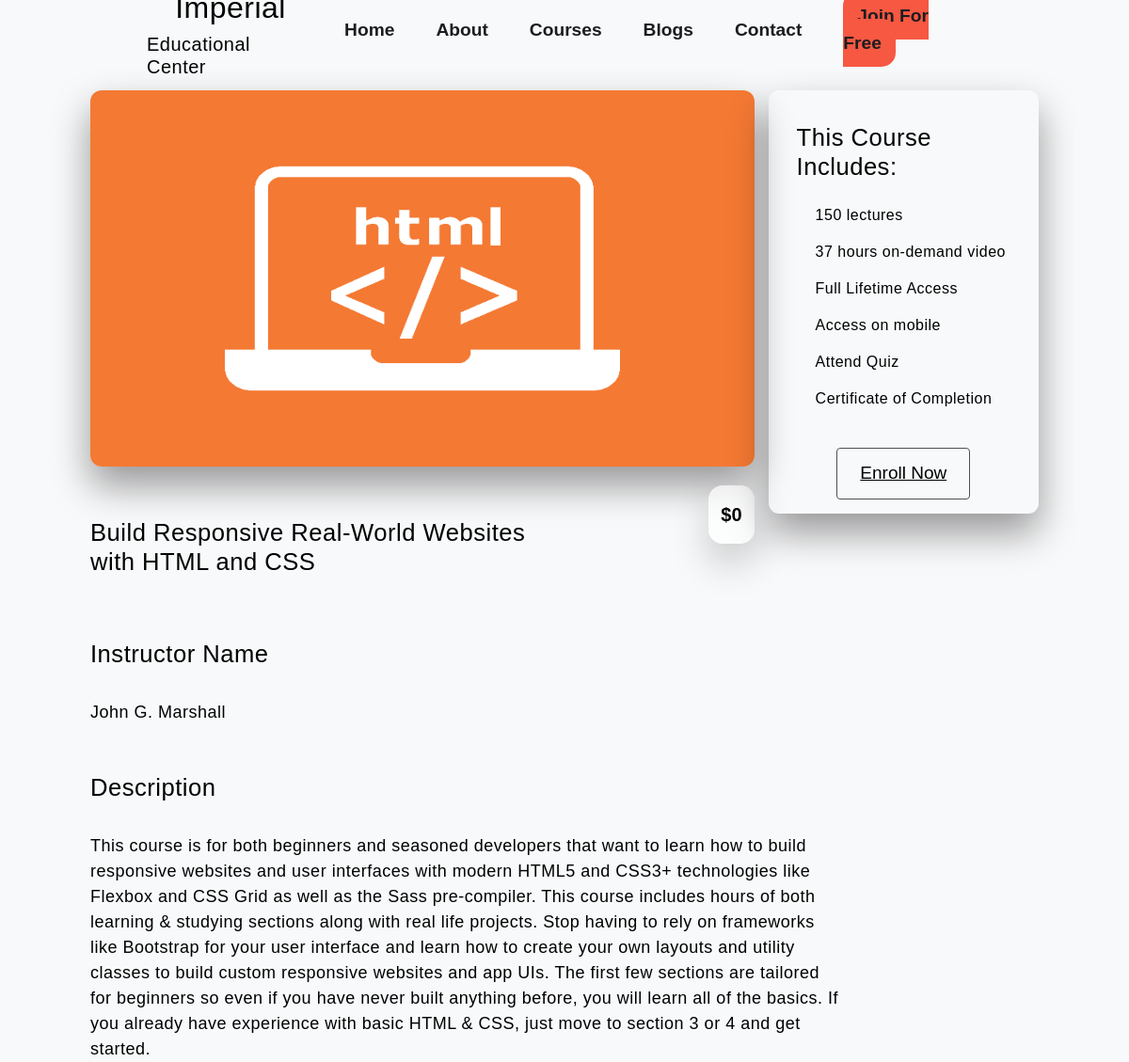
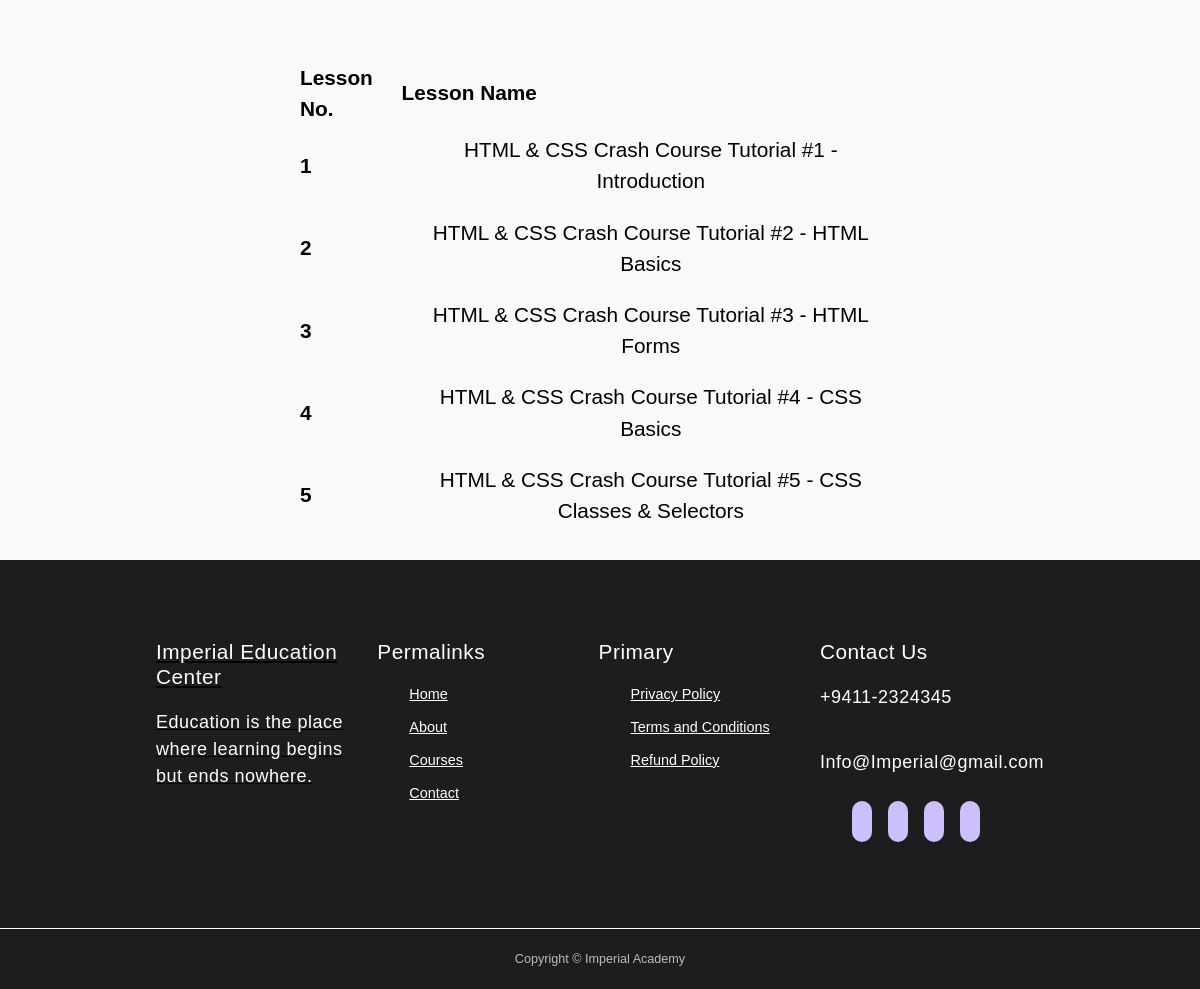
/CourseDetails.php?course_id=3, run on the app's committed database (2 pictures, top to bottom).
### tables this page shows
CREATE TABLE `course` (
  `course_id` int(11) NOT NULL,
  `course_name` text NOT NULL,
  `course_desc` text NOT NULL,
  `course_author` varchar(255) NOT NULL,
  `course_img` text NOT NULL,
  `course_duration` int(11) NOT NULL,
  `course_price` float NOT NULL,
  `course_lessons` int(11) NOT NULL
);

CREATE TABLE `lesson` (
  `lesson_id` int(11) NOT NULL,
  `lesson_name` text NOT NULL,
  `lesson_link` text NOT NULL,
  `course_id` int(11) NOT NULL,
  `course_name` text NOT NULL
);

### CourseDetails.php (the view, shortened to what this page needs)
<?php
include_once("Inc/Header.php");
include_once("DB_Files/db.php");
?>
<link rel="stylesheet" href="CSS/responsiveness.css">
<link rel="stylesheet" href="CSS/CourseDetails.css">
<section id="course-inner">
    <?php
    if (isset($_GET['course_id'])) {
        $course_id = $_GET['course_id'];
        $sql = "SELECT * FROM course WHERE course_id='$course_id'";
        $result = $conn->query($sql);
        $row = $result->fetch_assoc();
    }
    ?>
    <div class="overview">
        <img class="course-img" src="<?php echo str_replace('..', '.', $row['course_img']) ?>" alt="">
        <div class="course-head">
            <div class="c-name">
                <h3><?php echo $row['course_name'] ?></h3>
            </div>
            <span class="price">&#36;<?php echo $row['course_price'] ?></span>
        </div>
        <h3>Instructor Name</h3>
        <div class="tutor">
            <div class="tutor-dt">
                <p> <?php echo $row['course_author']  ?></p>
            </div>
        </div>
        <h3>Description</h3>
        <p class="description"> <?php echo $row['course_desc']  ?></p>
    </div>
    <div class="enroll">
        <h3>This Course Includes:</h3>
        <p><i class="uil uil-book"></i><?php echo $row['course_lessons']  ?> lectures</p>
        <p><i class="uil uil-clock"></i><?php echo $row['course_duration']  ?> hours on-demand video</p>
        <p><i class="uil uil-life-ring"></i>Full Lifetime Access</p>
        <p><i class="uil uil-mobile-android"></i>Access on mobile</p>
        <p><i class="uil uil-newspaper"></i>Attend Quiz</p>
        <p><i class="uil uil-award"></i>Certificate of Completion</p>
        <div class="enroll-btn">
            <?php
            if (isset($_SESSION['stu_id'])) {
                echo '
                <form action="" method="POST" class="d-inline">
                <input type="hidden" name="id" value="' . $row["course_price"] . '">
                <button type="submit" class="button" name="view">Enroll Now</button>
                </form>
                    ';
            } else {
                echo '
                <a href="Popupbox.php" class="button">Enroll Now</a>
                ';
            }
            ?>
        </div>
    </div>
</section>
<table>
    <thead>
        <th scope="col">Lesson No.</th>
        <th scope="col">Lesson Name</th>
    </thead>
    <tbody>
        <?php
        $sql = "SELECT * FROM lesson";
        $result = $conn->query($sql);
        if ($result->num_rows > 0) {
            $num = 0;
            while ($row = $result->fetch_assoc()) {
                if ($course_id == $row['course_id']) {
                    $num++;
                    echo ' <tr class="tr">
        <th scope="row">' . $num . '</th>
        <td>' . $row['lesson_name'] . '</td>
        </tr>';
                }
            }
        }
        ?>
    </tbody>
</table>
<br>
<?php
include_once("Inc/Footer.php");
?>

### Inc/Header.css (style rules this page uses)
* { margin: 0; padding: 0; border: 0; outline: 0; text-decoration: none; list-style: none; box-sizing: border-box; font-family: Arial, Helvetica, sans-serif; }
:root { --color-primary: #6c63ff; --color-success: #00bf8e; --color-warning: #f7c94b; --color-danger: #f75842; --color-danger-variant: rgba(247, 88, 66, 8.4); --color-white: #fff; --color-light: #ffffffb3; --color-black: #000; --color-bg: #f7f9fa; --container-width-1g: 76%; --container-width-md: 90%; --container-width-sm: 94%; --transition: all 400ms ease; }
body { color: var(--color-black); background: var(--color-bg); }
section { padding: 6rem 0; }
p { letter-spacing: .5px; font-size: 18px; }
h1, h2, h3, h4, h5 { line-height: 1.2; letter-spacing: 0.5px; }
h3 { font-size: 1.6rem; }
a { color: var(--color-black); font-family: 'Rajdhani', sans-serif; }
img { width: 100%; display: block; object-fit: cover; }

### CSS/CourseDetails.css (style rules this page uses)
#course-inner { display: flex; justify-content: space-between; align-items: flex-start; padding: 8vw; }
#course-inner h3 { padding: 35px 0 25px 0; color: var(--color-black); }
#course-inner .overview { width: 70%; }
#course-inner .overview .course-img { width: 100%; height: 50vh; object-fit: fill; border-radius: 12px; margin-bottom: 20px; box-shadow: 0px 20px 40px 0 rgba(11 2 5 /40%); }
#course-inner .overview .course-head { display: flex; align-items: flex-start; justify-content: space-between; }
#course-inner .overview .course-head .c-name { width: 70%; }
#course-inner .overview .course-head span { padding: 16px 13px; color: var(--color-black); font-size: 20px; font-weight: 700; background-color: var(--color-light); cursor: pointer; border-radius: 15px; }
#course-inner .tutor { display: flex; }
#course-inner .enroll { width: 350px; height: 450px; margin-left: 15px; padding: 0 30px 30px 30px; border-radius: 11px; box-shadow: 0px 20px 40px 0 rgba(11 2 5 /40%); }
#course-inner .enroll h3 { padding-bottom: 10px; color: var(--color-black); }
#course-inner .enroll p { font-size: 16px; color: var(--color-black); margin: 15px 0; }
#course-inner .enroll .enroll-btn { padding: 25px 0 20px 0; margin: auto; text-align: center; }
.price { box-shadow: 0px 20px 40px 0 rgba(11 2 5 /20%); }
.description { width: 800px; }
.button { display: inline-block; padding: 12px 24px; border: 1px solid #4f4f4f; border-radius: 4px; transition: all 0.2s ease-in; position: relative; overflow: hidden; font-size: 19px; color: black; z-index: 1; }
.button:before { content: ""; position: absolute; left: 50%; transform: translateX(-50%) scaleY(1) scaleX(1.25); top: 100%; width: 140%; height: 180%; background-color: rgba(0, 0, 0, 0.05); border-radius: 50%; display: block; transition: all 0.5s 0.1s cubic-bezier(0.55, 0, 0.1, 1); z-index: -1; }
.button:after { content: ""; position: absolute; left: 55%; transform: translateX(-50%) scaleY(1) scaleX(1.45); top: 180%; width: 160%; height: 190%; background-color: #f75842; border-radius: 50%; display: block; transition: all 0.5s 0.1s cubic-bezier(0.55, 0, 0.1, 1); z-index: -1; }

### CourseDetails.php (style rules this page uses)
table { width: 50%; margin-left: auto; margin-right: auto; padding-bottom: 100px; font-size: 1.3rem; margin-top: -50px; }
thead { padding: 10px; }
td { text-align: center; padding: 10px; }

### data on the page
course: course_img (picture), course_name "Build Responsive Real-World Websites with HTML and CSS", course_price "0", course_author "John G. Marshall", course_desc "This course is for both beginners and seasoned developers that want to learn how to build responsive websites and user interfaces with modern HTML5 and CSS3+ technologies like Flexbox and CSS Grid as well as the Sass pre-compiler. This course includes hours of both learning & studying sections along with real life projects. Stop having to rely on frameworks like Bootstrap for your user interface and learn how to create your own layouts and utility classes to build custom responsive websites and app UIs. The first few sections are tailored for beginners so even if you have never built anything before, you will learn all of the basics. If you already have experience with basic HTML & CSS,…", course_lessons "150", course_duration "37"
lesson: lesson_name "HTML & CSS Crash Course Tutorial #1 - Introduction"
lesson: lesson_name "HTML & CSS Crash Course Tutorial #2 - HTML Basics"
lesson: lesson_name "HTML & CSS Crash Course Tutorial #3 - HTML Forms"
lesson: lesson_name "HTML & CSS Crash Course Tutorial #4 - CSS Basics"
lesson: lesson_name "HTML & CSS Crash Course Tutorial #5 - CSS Classes & Selectors"
